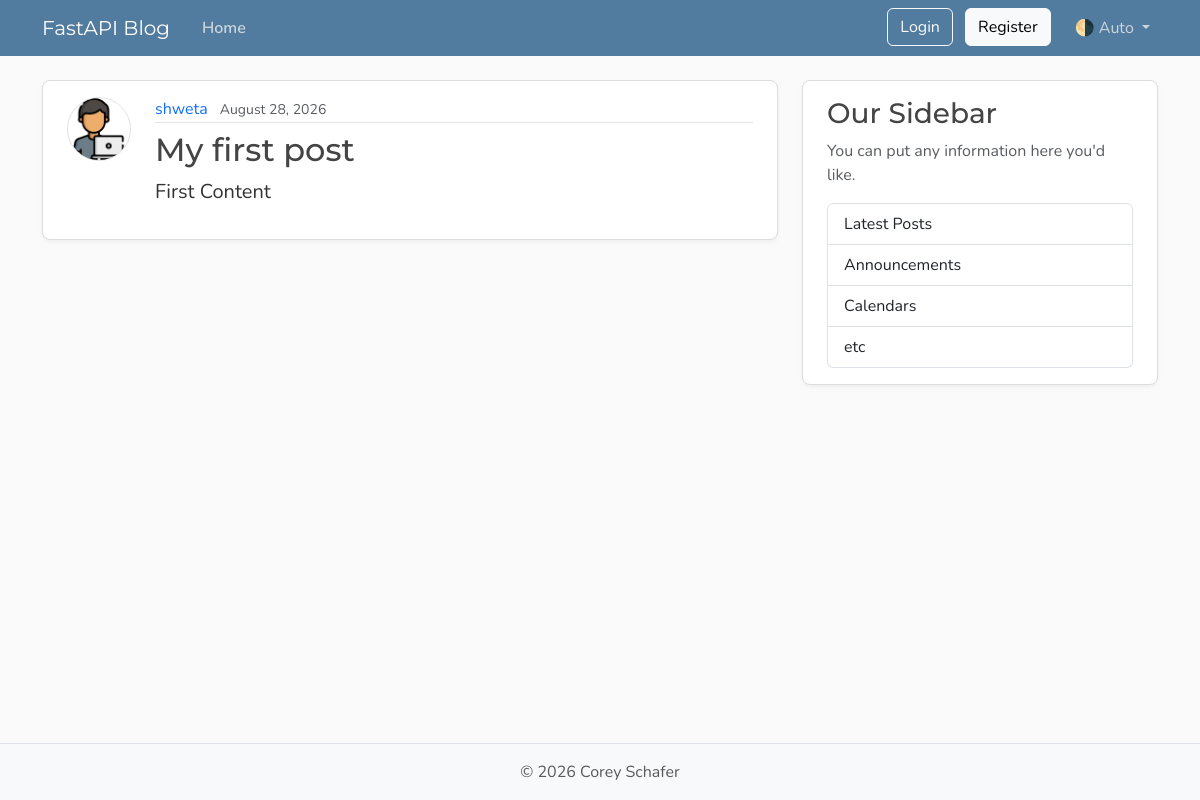
The app's page /posts/2, older data.
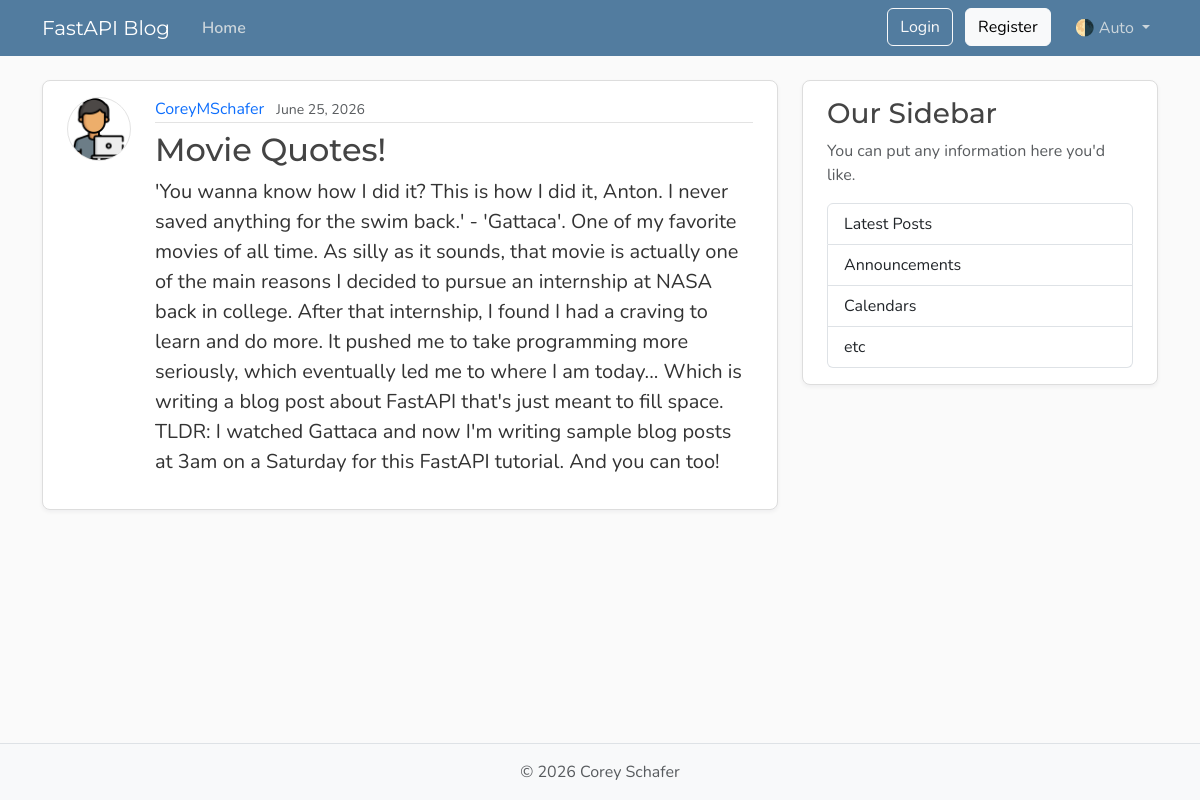
The same page, newer data.
### models.py (models this page shows, shortened)
class User(Base):
    __tablename__ = "users"
    id: Mapped[int] = mapped_column(Integer, primary_key=True, index=True)
    username: Mapped[str] = mapped_column(String(50), unique=True, nullable=False)
    email: Mapped[str] = mapped_column(String(120), unique=True, nullable=False)
    password_hash: Mapped[str] = mapped_column(String(200), nullable=False)
    image_file: Mapped[str | None] = mapped_column(
        String(200),
        nullable=True,
        default=None
    )
    posts: Mapped[list[Post]] = relationship(back_populates="author", cascade="all, delete-orphan")

class Post(Base):
    __tablename__ = "posts"
    id: Mapped[int] = mapped_column(Integer, primary_key=True, index=True)
    title: Mapped[str] = mapped_column(String(100), nullable=False)
    content: Mapped[str] = mapped_column(Text, nullable=False)
    user_id: Mapped[int] = mapped_column(
        ForeignKey("users.id"),
        nullable=False,
        index=True
    )
    date_posted: Mapped[datetime] = mapped_column(
        DateTime(timezone=True),
        default=lambda: datetime.now(UTC)
    )
    author: Mapped[User] = relationship(back_populates="posts")

### main.py (the view)
@app.get("/posts/{post_id}", include_in_schema=False)
async def post_page(
    request: Request,
    post_id: int,
    db: Annotated[AsyncSession, Depends(get_db)],
):
    result = await db.execute(select(models.Post)
                    .options(selectinload(models.Post.author))
                    .where(models.Post.id == post_id))
    post = result.scalars().first()
    if post:
        title = post.title[:50]
        return templates.TemplateResponse(
            request,
            "post.html",
            {"post": post, "title": title},
        )
    raise HTTPException(status_code=status.HTTP_404_NOT_FOUND,detail="Post not found",)

### templates/post.html (shortened to what this page needs)
{% extends "layout.html" %}
{% block content %}
    <article class="content-section py-3 px-4 mb-4">
        <div class="d-flex align-items-start gap-4">
            <img class="rounded-circle article-img flex-shrink-0"
                 src="{{ post.author.image_path }}"
                 alt="{{ post.author.username }}'s profile picture"
                 width="64"
                 height="64"
                 loading="lazy">
            <div class="flex-grow-1">
                <div class="article-metadata mb-2">
                    <a class="me-2"
                       href="{{ url_for("user_posts", user_id=post.author.id) }}">{{ post.author.username }}</a>
                    <small class="text-body-secondary">{{ post.date_posted.strftime("%B %d, %Y") }}</small>
                </div>
                <h2 class="article-title">{{ post.title }}</h2>
                <p class="article-content">{{ post.content }}</p>
            </div>
        </div>
    </article>
{% endblock content %}

Row changes from the older to the newer data that the page shows:
no longer on this page (row edited): User: author.username "shweta"
now on this page (row edited): User: author.username "CoreyMSchafer"
changed Post: date_posted "August 28, 2026" → "June 25, 2026"; title "My first post" → "Movie Quotes!"; content "First Content" → "'You wanna know how I did it? This is how I did it, Anton. I never saved anything for the swim back.' - 'Gattaca'. One of my favorite movies of all time. As silly as it sounds, that movie is actually one of the main reasons I decided to pursue an internship at NASA back in college. After that internship, I found I had a craving to learn and do more. It pushed me to take programming more seriously, which eventually led me to where I am today... Which is writing a blog post about FastAPI that's just meant to fill space. TLDR: I watched Gattaca and now I'm writing sample blog posts at 3am on a Saturday for this FastAPI tutorial. And you can too!"
